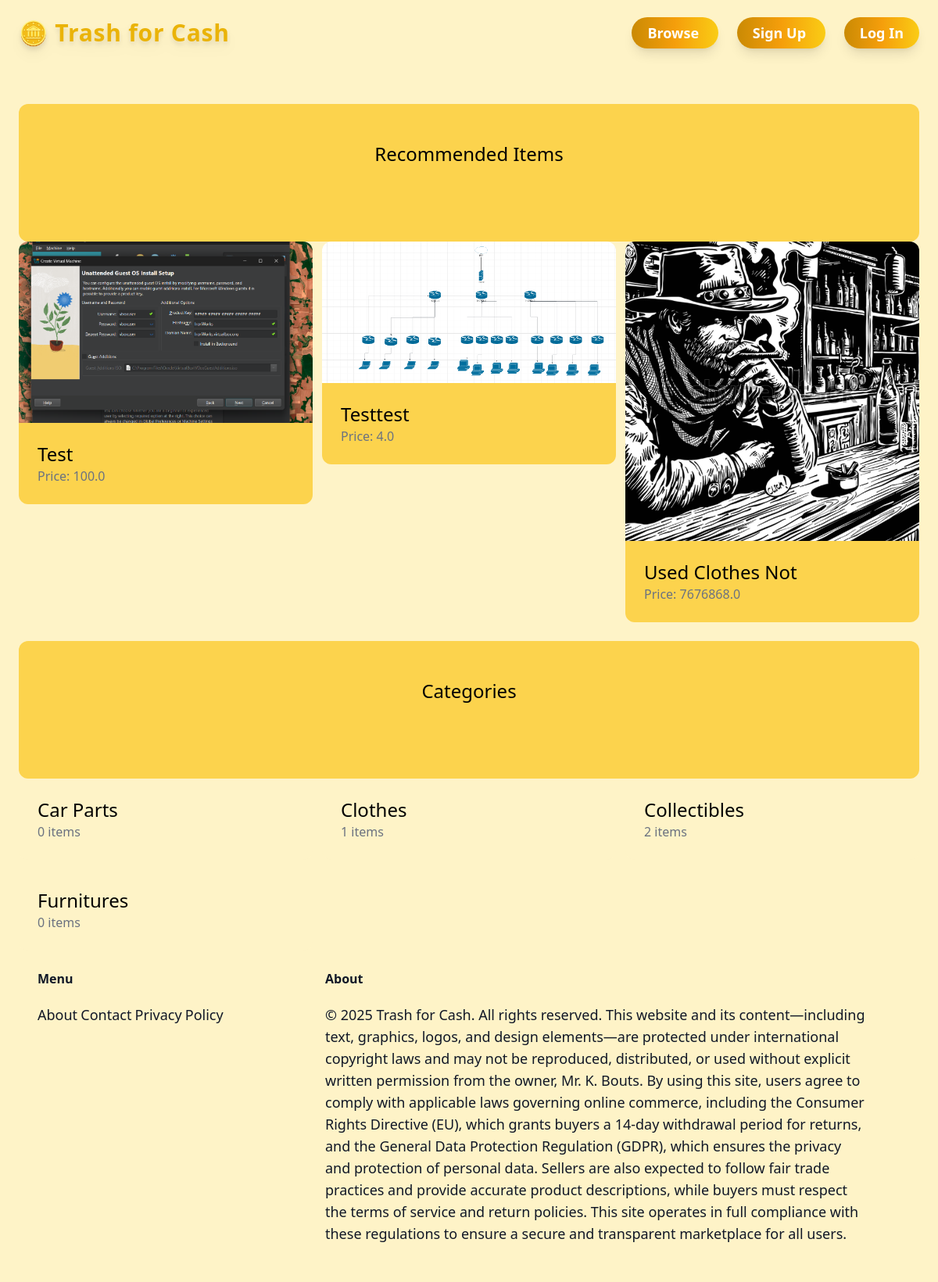
The page / on the database its author committed.
### item/models.py (models this page shows, shortened)
class Item(models.Model):
     category= models.ForeignKey(Category, related_name='items', on_delete=models.CASCADE)
     name=models.CharField(max_length=255)
     description = models.TextField(blank=True, null=True)
     price = models.FloatField()
     image = models.ImageField(upload_to='item_images', blank=True, null=True)
     is_sold = models.BooleanField(default=False)
     created_at = models.DateTimeField(auto_now_add=True)
     created_by = models.ForeignKey(User, related_name='items', on_delete=models.CASCADE)

class Category(models.Model):
    name=models.CharField(max_length=255)
    class Meta:
        ordering = ('name',)
        verbose_name_plural = 'Categories'

### core/views.py (the view)
# urls.py: path('', views.index, name='index'),
def index(request):
    items = Item.objects.filter(is_sold=False)[0:6]
    categories = Category.objects.all()
    return render(request, 'core/index.html', {
        'categories':categories,
        'items':items,
    })

### core/templates/core/index.html (shortened to what this page needs)
{% extends 'core/base.html' %}
{% block content %}
    <div class="mt-6 px-6 py-12 bg-amber-300 rounded-xl">
        <h2 class="mb-12 text-2xl text-center">Recommended Items</h2>
    </div>
    <div class="grid grid-cols-3 gap-3">
        {% for item in items %}
          <div>
            <a href="{% url 'item:detail' item.id %}">
            <div>
                <img src="{{ item.image.url }}" class="rounded-t-xl">
            </div>
            <div class="p-6 bg-amber-300 rounded-b-xl">
                <h2 class ="text-2xl">
                    {{ item.name }}
                </h2>
                <p class="text-gray-500">
                    Price: {{ item.price }}
                </p>
            </div>
          </a>
          </div>
        {% endfor %}
    </div>
     <div class="mt-6 px-6 py-12 bg-amber-300 rounded-xl">
        <h2 class="mb-12 text-2xl text-center">Categories</h2>
    </div>
    <div class="grid grid-cols-3 gap-3">
        {% for category in categories %}
         <a href="#">
            <div class="p-6 bg-amber-100 rounded-b-xl">
                <h2 class ="text-2xl">
                    {{ category.name }}
                </h2>
                <p class="text-gray-500">
                    {{ category.items.count }}
                    items
                </p>
            </div>
            </a>
        {% endfor %}
{% endblock %}

### rows shown on the page
Item: image (picture), name "Test", price "100.0"
Item: image (picture), name "Testtest", price "4.0"
Item: image (picture), name "Used Clothes Not", price "7676868.0"
Category: name "Car Parts", items.count "0"
Category: name "Clothes", items.count "1"
Category: name "Collectibles", items.count "2"
Category: name "Furnitures", items.count "0"
